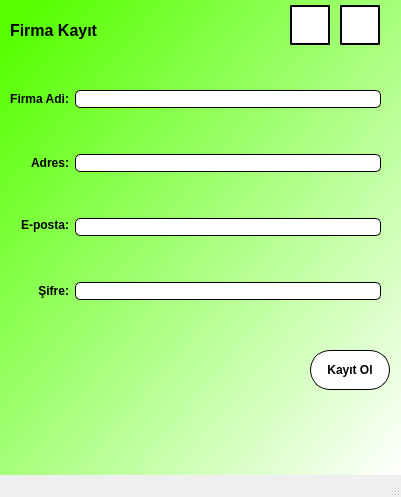
<?xml version="1.0" encoding="UTF-8"?>
<ui version="4.0">
 <class>MainWindow</class>
 <widget class="QMainWindow" name="MainWindow">
  <property name="geometry">
   <rect>
    <x>0</x>
    <y>0</y>
    <width>401</width>
    <height>497</height>
   </rect>
  </property>
  <property name="windowTitle">
   <string>Firma Kayıt Olma Ekranı</string>
  </property>
  <property name="styleSheet">
   <string notr="true"/>
  </property>
  <widget class="QWidget" name="centralwidget">
   <property name="styleSheet">
    <string notr="true">QWidget#centralwidget{
background-color:qlineargradient(spread:pad, x1:0, y1:0, x2:1, y2:1, stop:0.0451977 rgba(85, 255, 0, 255), stop:1 rgba(255, 255, 255, 255));}

QLineEdit{
border:1px solid;
}</string>
   </property>
   <widget class="QWidget" name="gridLayoutWidget">
    <property name="geometry">
     <rect>
      <x>10</x>
      <y>50</y>
      <width>381</width>
      <height>291</height>
     </rect>
    </property>
    <layout class="QGridLayout" name="gridLayout">
     <property name="rightMargin">
      <number>10</number>
     </property>
     <item row="2" column="1">
      <widget class="QLineEdit" name="lineEdit_eposta">
       <property name="styleSheet">
        <string notr="true">border-radius:5px;
background-color:white;</string>
       </property>
       <property name="alignment">
        <set>Qt::AlignCenter</set>
       </property>
      </widget>
     </item>
     <item row="1" column="1">
      <widget class="QLineEdit" name="lineEdit_adres">
       <property name="styleSheet">
        <string notr="true">border-radius:5px;
background-color:white;</string>
       </property>
       <property name="alignment">
        <set>Qt::AlignCenter</set>
       </property>
      </widget>
     </item>
     <item row="0" column="1">
      <widget class="QLineEdit" name="lineEdit_firmaAdi">
       <property name="enabled">
        <bool>true</bool>
       </property>
       <property name="styleSheet">
        <string notr="true">border:1px solid;
border-radius:5px;
background-color:white;</string>
       </property>
       <property name="alignment">
        <set>Qt::AlignCenter</set>
       </property>
      </widget>
     </item>
     <item row="3" column="1">
      <widget class="QLineEdit" name="lineEdit_sifre">
       <property name="styleSheet">
        <string notr="true">border-radius:5px;
background-color:white;</string>
       </property>
       <property name="echoMode">
        <enum>QLineEdit::Password</enum>
       </property>
       <property name="alignment">
        <set>Qt::AlignCenter</set>
       </property>
      </widget>
     </item>
     <item row="3" column="0">
      <widget class="QLabel" name="label_4">
       <property name="font">
        <font>
         <weight>75</weight>
         <bold>true</bold>
        </font>
       </property>
       <property name="text">
        <string>Şifre:</string>
       </property>
       <property name="alignment">
        <set>Qt::AlignRight|Qt::AlignTrailing|Qt::AlignVCenter</set>
       </property>
      </widget>
     </item>
     <item row="0" column="0">
      <widget class="QLabel" name="label">
       <property name="font">
        <font>
         <weight>75</weight>
         <bold>true</bold>
        </font>
       </property>
       <property name="styleSheet">
        <string notr="true"/>
       </property>
       <property name="text">
        <string>Firma Adi:</string>
       </property>
       <property name="alignment">
        <set>Qt::AlignRight|Qt::AlignTrailing|Qt::AlignVCenter</set>
       </property>
      </widget>
     </item>
     <item row="1" column="0">
      <widget class="QLabel" name="label_5">
       <property name="font">
        <font>
         <weight>75</weight>
         <bold>true</bold>
        </font>
       </property>
       <property name="text">
        <string>Adres:</string>
       </property>
       <property name="alignment">
        <set>Qt::AlignRight|Qt::AlignTrailing|Qt::AlignVCenter</set>
       </property>
      </widget>
     </item>
     <item row="2" column="0">
      <widget class="QLabel" name="label_3">
       <property name="font">
        <font>
         <weight>75</weight>
         <bold>true</bold>
        </font>
       </property>
       <property name="text">
        <string>E-posta:</string>
       </property>
       <property name="alignment">
        <set>Qt::AlignRight</set>
       </property>
      </widget>
     </item>
    </layout>
   </widget>
   <widget class="QPushButton" name="pushButton_firmaKayit">
    <property name="enabled">
     <bool>true</bool>
    </property>
    <property name="geometry">
     <rect>
      <x>310</x>
      <y>350</y>
      <width>80</width>
      <height>40</height>
     </rect>
    </property>
    <property name="sizePolicy">
     <sizepolicy hsizetype="Expanding" vsizetype="Fixed">
      <horstretch>0</horstretch>
      <verstretch>0</verstretch>
     </sizepolicy>
    </property>
    <property name="maximumSize">
     <size>
      <width>10000</width>
      <height>16777215</height>
     </size>
    </property>
    <property name="font">
     <font>
      <weight>75</weight>
      <bold>true</bold>
     </font>
    </property>
    <property name="styleSheet">
     <string notr="true">border-radius:20px;
background-color:white;
border:1px solid;</string>
    </property>
    <property name="text">
     <string>Kayıt Ol</string>
    </property>
   </widget>
   <widget class="QPushButton" name="pushButton_return">
    <property name="geometry">
     <rect>
      <x>290</x>
      <y>5</y>
      <width>40</width>
      <height>40</height>
     </rect>
    </property>
    <property name="styleSheet">
     <string notr="true">background-color: white;border-color: black;border-width: 2px; border-style: outset;</string>
    </property>
    <property name="text">
     <string/>
    </property>
    <property name="iconSize">
     <size>
      <width>25</width>
      <height>25</height>
     </size>
    </property>
   </widget>
   <widget class="QPushButton" name="pushButton_home">
    <property name="geometry">
     <rect>
      <x>340</x>
      <y>5</y>
      <width>40</width>
      <height>40</height>
     </rect>
    </property>
    <property name="autoFillBackground">
     <bool>false</bool>
    </property>
    <property name="styleSheet">
     <string notr="true">background-color: white;border-color: black;border-width: 2px; border-style: outset;</string>
    </property>
    <property name="text">
     <string/>
    </property>
    <property name="iconSize">
     <size>
      <width>25</width>
      <height>25</height>
     </size>
    </property>
   </widget>
   <widget class="QLabel" name="label_2">
    <property name="geometry">
     <rect>
      <x>10</x>
      <y>15</y>
      <width>261</width>
      <height>31</height>
     </rect>
    </property>
    <property name="font">
     <font>
      <pointsize>12</pointsize>
      <weight>75</weight>
      <bold>true</bold>
     </font>
    </property>
    <property name="styleSheet">
     <string notr="true"/>
    </property>
    <property name="text">
     <string>Firma Kayıt</string>
    </property>
   </widget>
  </widget>
  <widget class="QMenuBar" name="menubar">
   <property name="geometry">
    <rect>
     <x>0</x>
     <y>0</y>
     <width>401</width>
     <height>21</height>
    </rect>
   </property>
  </widget>
  <widget class="QStatusBar" name="statusbar"/>
 </widget>
 <tabstops>
  <tabstop>lineEdit_firmaAdi</tabstop>
  <tabstop>lineEdit_adres</tabstop>
  <tabstop>lineEdit_eposta</tabstop>
  <tabstop>lineEdit_sifre</tabstop>
  <tabstop>pushButton_firmaKayit</tabstop>
  <tabstop>pushButton_return</tabstop>
  <tabstop>pushButton_home</tabstop>
 </tabstops>
 <resources/>
 <connections/>
</ui>
